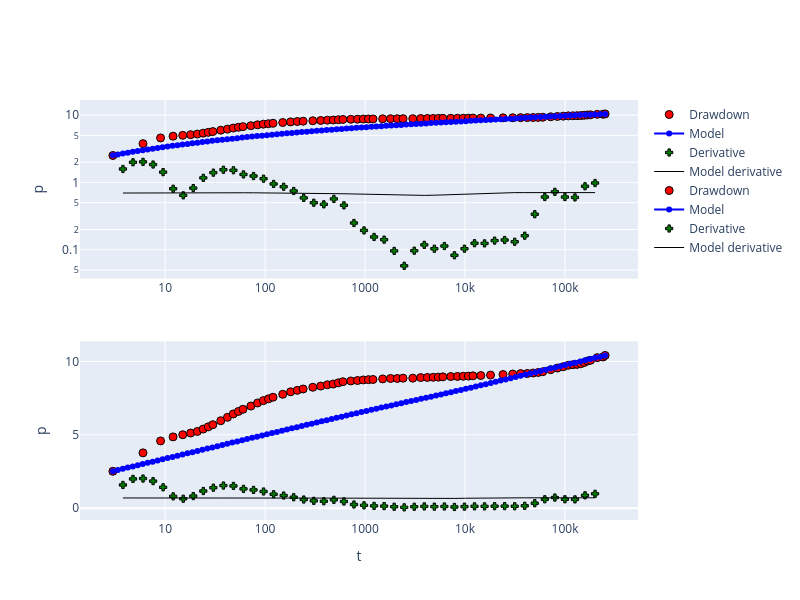

The notebook cell this image was saved under:
### Code cell
warren = ht.WarrenRoot(Q=Q, r=rc, rw=rw, df=data)
warren.guess_params()
warren.trial()
